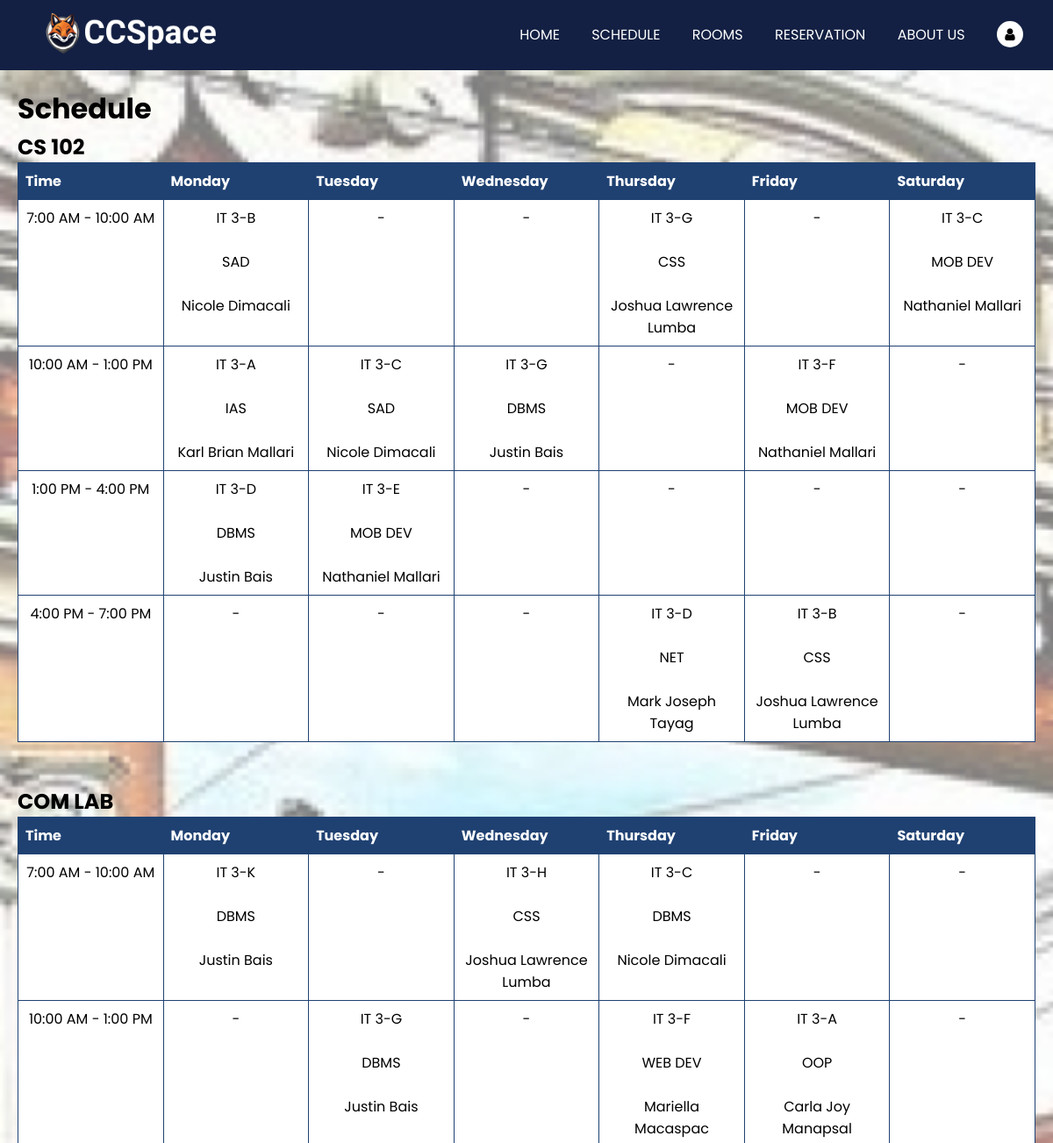
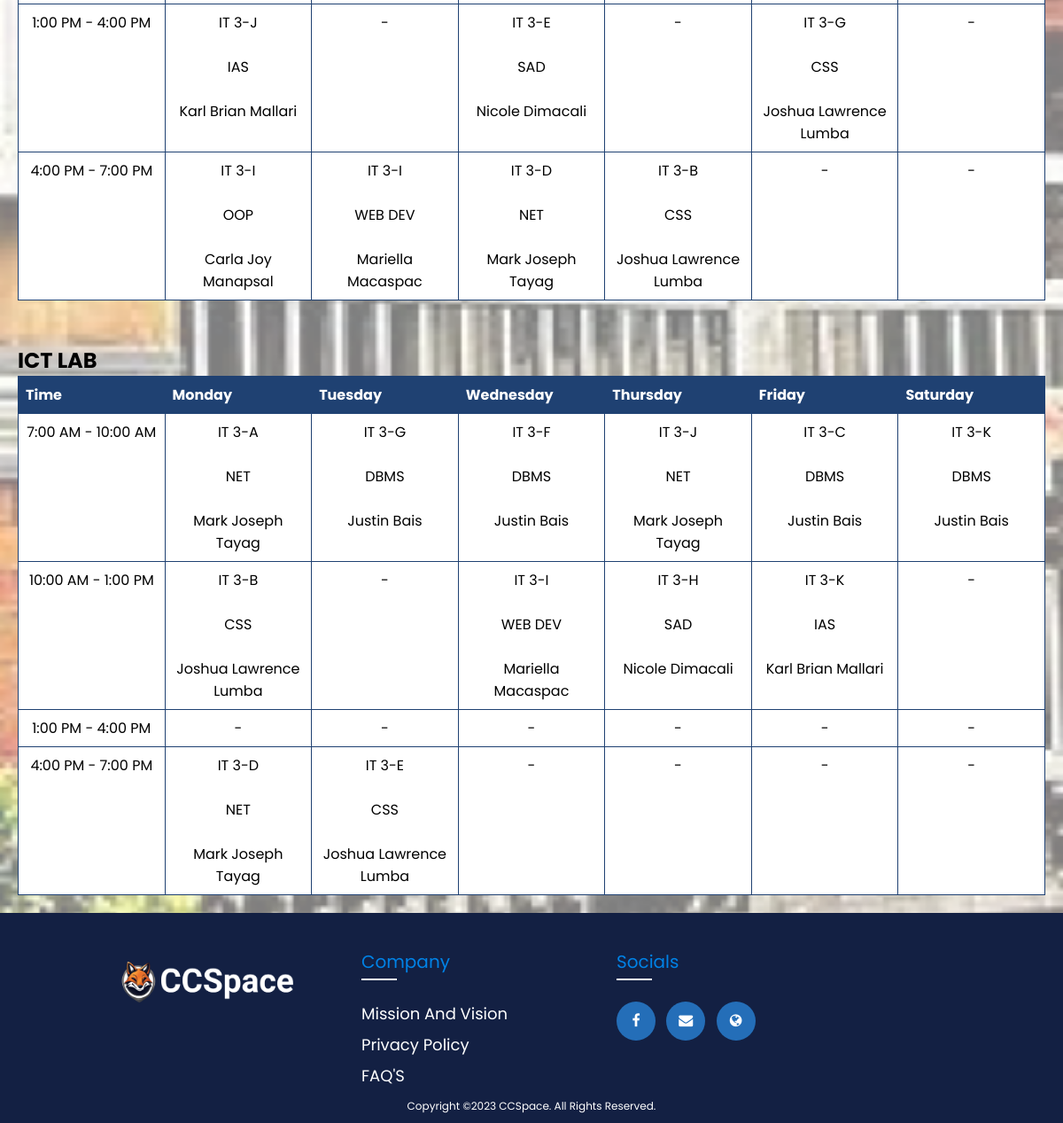
Page /main/schedule.php (signed in) on the committed database (2 pictures, top to bottom).
### tables this page shows
CREATE TABLE `ccs_schedule` (
  `schedule_id` int(11) NOT NULL,
  `prof_name` varchar(50) DEFAULT NULL,
  `room` varchar(20) DEFAULT NULL,
  `subject` varchar(20) DEFAULT NULL,
  `section` varchar(20) DEFAULT NULL,
  `sched_day` int(11) DEFAULT NULL,
  `time_start` time DEFAULT NULL,
  `time_end` time DEFAULT NULL
);

### main/schedule.php (the view, shortened to what this page needs)
<?php
    require_once '../configuration/dbcon.php';
try{
    if(isset($_SESSION['ccs_id'])){
        $sql = "SELECT * FROM ccs_schedule WHERE room = 'CS 102' AND time_start = '7:00' ORDER BY sched_day ASC";
        $stmt = $pdo->prepare($sql);
        $stmt->execute();
        $csseven = $stmt->fetchAll(PDO::FETCH_ASSOC);
        $sql = "SELECT * FROM ccs_schedule WHERE room = 'CS 102' AND time_start = '10:00' ORDER BY sched_day ASC";
        $stmt = $pdo->prepare($sql);
        $stmt->execute();
        $csten = $stmt->fetchAll(PDO::FETCH_ASSOC);
        $sql = "SELECT * FROM ccs_schedule WHERE room = 'CS 102' AND time_start = '13:00' ORDER BY sched_day ASC";
        $stmt = $pdo->prepare($sql);
        $stmt->execute();
        $csone = $stmt->fetchAll(PDO::FETCH_ASSOC);
        $sql = "SELECT * FROM ccs_schedule WHERE room = 'CS 102' AND time_start = '16:00' ORDER BY sched_day ASC";
        $stmt = $pdo->prepare($sql);
        $stmt->execute();
        $csfour = $stmt->fetchAll(PDO::FETCH_ASSOC);
        $sql = "SELECT * FROM ccs_schedule WHERE room = 'COM LAB' AND time_start = '7:00' ORDER BY sched_day ASC";
        $stmt = $pdo->prepare($sql);
        $stmt->execute();
        $comseven = $stmt->fetchAll(PDO::FETCH_ASSOC);
        $sql = "SELECT * FROM ccs_schedule WHERE room = 'COM LAB' AND time_start = '10:00' ORDER BY sched_day ASC";
        $stmt = $pdo->prepare($sql);
        $stmt->execute();
        $comten = $stmt->fetchAll(PDO::FETCH_ASSOC);
        $sql = "SELECT * FROM ccs_schedule WHERE room = 'COM LAB' AND time_start = '13:00' ORDER BY sched_day ASC";
        $stmt = $pdo->prepare($sql);
        $stmt->execute();
        $comone = $stmt->fetchAll(PDO::FETCH_ASSOC);
        $sql = "SELECT * FROM ccs_schedule WHERE room = 'COM LAB' AND time_start = '16:00' ORDER BY sched_day ASC";
        $stmt = $pdo->prepare($sql);
        $stmt->execute();
        $comfour = $stmt->fetchAll(PDO::FETCH_ASSOC);
        $sql = "SELECT * FROM ccs_schedule WHERE room = 'ICT LAB' AND time_start = '7:00' ORDER BY sched_day ASC";
        $stmt = $pdo->prepare($sql);
        $stmt->execute();
        $ictseven = $stmt->fetchAll(PDO::FETCH_ASSOC);
        $sql = "SELECT * FROM ccs_schedule WHERE room = 'ICT LAB' AND time_start = '10:00' ORDER BY sched_day ASC";
        $stmt = $pdo->prepare($sql);
        $stmt->execute();
        $ictten = $stmt->fetchAll(PDO::FETCH_ASSOC);
        $sql = "SELECT * FROM ccs_schedule WHERE room = 'ICT LAB' AND time_start = '13:00' ORDER BY sched_day ASC";
        $stmt = $pdo->prepare($sql);
        $stmt->execute();
        $ictone = $stmt->fetchAll(PDO::FETCH_ASSOC);
        $sql = "SELECT * FROM ccs_schedule WHERE room = 'ICT LAB' AND time_start = '16:00' ORDER BY sched_day ASC";
        $stmt = $pdo->prepare($sql);
        $stmt->execute();
        $ictfour = $stmt->fetchAll(PDO::FETCH_ASSOC);
    }
    else{
        header("Location: ../index.php");
    }
}
catch(PDOException $e){
    $error_log = "Error: " . $e->getMessage();
    echo '<script>alert("' . $error_log . '"); window.location.href = "../index.php";</script>';
    exit();
}
?>
<!DOCTYPE html>
<html lang="en">
<head>
    <link rel="stylesheet" href="https://stackpath.bootstrapcdn.com/font-awesome/4.7.0/css/font-awesome.min.css">
    <link rel="stylesheet" href="../styles/nav-footer.css">
</head>
<body>
    <?php require '../navigation/profile-nav.php';?>
        <main>
        <div class="content">
            <div class="title">
                <div class="title-left">
                    <h1>Schedule</h1>
                </div>
            </div>
            <table class="schedule">
                <h2>CS 102</h2>
                <thead>
                    <th>Time</th>
                    <th>Monday</th>
                    <th>Tuesday</th>
                    <th>Wednesday</th>
                    <th>Thursday</th>
                    <th>Friday</th>
                    <th>Saturday</th>
                </thead>
                <tbody>
                <?php
                    $times = array(
                        "7:00 AM - 10:00 AM",
                        "10:00 AM - 1:00 PM",
                        "1:00 PM - 4:00 PM",
                        "4:00 PM - 7:00 PM"
                    );
                    foreach ($times as $time) {
                        echo "<tr>";
                        echo "<td style='width: 100px'><p>{$time}</p></td>";
                        $days = array(1, 2, 3, 4, 5, 6);
                        foreach ($days as $day) {
                            $found = false;
                            if ($time == "7:00 AM - 10:00 AM"){
                                foreach ($csseven as $schedule) {
                                    if ($schedule['sched_day'] == $day) {
                                        echo "<td><p>{$schedule['section']}</p> <br> <p>{$schedule['subject']}</p> <br> <p>{$schedule['prof_name']}</p></td>";
                                        $found = true;
                                        break;
                                    }
                                }
                            }
                            elseif ($time == "10:00 AM - 1:00 PM"){
                                foreach ($csten as $schedule) {
                                    if ($schedule['sched_day'] == $day) {
                                        echo "<td><p>{$schedule['section']}</p> <br> <p>{$schedule['subject']}</p> <br> <p>{$schedule['prof_name']}</p></td>";
                                        $found = true;
                                        break;
                                    }
                                }
                            }
                            elseif ($time == "1:00 PM - 4:00 PM"){
                                foreach ($csone as $schedule) {
                                    if ($schedule['sched_day'] == $day) {
                                        echo "<td><p>{$schedule['section']}</p> <br> <p>{$schedule['subject']}</p> <br> <p>{$schedule['prof_name']}</p></td>";
                                        $found = true;
                                        break;
                                    }
                                }
                            }
                            elseif ($time == "4:00 PM - 7:00 PM"){
                                foreach ($csfour as $schedule) {
                                    if ($schedule['sched_day'] == $day) {
                                        echo "<td><p>{$schedule['section']}</p> <br> <p>{$schedule['subject']}</p> <br> <p>{$schedule['prof_name']}</p></td>";
                                        $found = true;
                                        break;
                                    }
                                }
                            }
                            if (!$found) {
                                echo "<td><p>-</p></td>";
                            }
                        }
                        echo "</tr>";
                    }
                ?>
                </tbody>
            </table>
            <table class="schedule">
                <h2>COM LAB</h2>
                <thead>
                    <th>Time</th>
                    <th>Monday</th>
                    <th>Tuesday</th>
                    <th>Wednesday</th>
                    <th>Thursday</th>
                    <th>Friday</th>
                    <th>Saturday</th>
                </thead>
                <tbody>
                <?php
                    $times = array(
                        "7:00 AM - 10:00 AM",
                        "10:00 AM - 1:00 PM",
                        "1:00 PM - 4:00 PM",
                        "4:00 PM - 7:00 PM"
                    );
                    foreach ($times as $time) {
                        echo "<tr>";
                        echo "<td style='width: 100px'><p>{$time}</p></td>";
                        $days = array(1, 2, 3, 4, 5, 6);
                        foreach ($days as $day) {
                            $found = false;
                            if ($time == "7:00 AM - 10:00 AM"){
                                foreach ($comseven as $schedule) {
                                    if ($schedule['sched_day'] == $day) {
                                        echo "<td><p>{$schedule['section']}</p> <br> <p>{$schedule['subject']}</p> <br> <p>{$schedule['prof_name']}</p></td>";
                                        $found = true;
                                        break;
                                    }
                                }
                            }
                            elseif ($time == "10:00 AM - 1:00 PM"){
                                foreach ($comten as $schedule) {
                                    if ($schedule['sched_day'] == $day) {
                                        echo "<td><p>{$schedule['section']}</p> <br> <p>{$schedule['subject']}</p> <br> <p>{$schedule['prof_name']}</p></td>";
                                        $found = true;
                                        break;
                                    }
                                }
                            }
                            elseif ($time == "1:00 PM - 4:00 PM"){
                                foreach ($comone as $schedule) {
                                    if ($schedule['sched_day'] == $day) {
                                        echo "<td><p>{$schedule['section']}</p> <br> <p>{$schedule['subject']}</p> <br> <p>{$schedule['prof_name']}</p></td>";
                                        $found = true;
                                        break;
                                    }
                                }
                            }
                            elseif ($time == "4:00 PM - 7:00 PM"){
                                foreach ($comfour as $schedule) {
                                    if ($schedule['sched_day'] == $day) {
                                        echo "<td><p>{$schedule['section']}</p> <br> <p>{$schedule['subject']}</p> <br> <p>{$schedule['prof_name']}</p></td>";
                                        $found = true;
                                        break;
                                    }
                                }
                            }
                            if (!$found) {
                                echo "<td><p>-</p></td>";
                            }
                        }
                        echo "</tr>";
                    }
                ?>
                </tbody>
            </table>
            <table class="schedule">
            <h2>ICT LAB</h2>
                <thead>
                    <th>Time</th>
                    <th>Monday</th>
                    <th>Tuesday</th>
                    <th>Wednesday</th>
                    <th>Thursday</th>
                    <th>Friday</th>
                    <th>Saturday</th>
                </thead>
                <tbody>
                <?php
                    $times = array(
                        "7:00 AM - 10:00 AM",
                        "10:00 AM - 1:00 PM",
                        "1:00 PM - 4:00 PM",
                        "4:00 PM - 7:00 PM"
                    );
                    foreach ($times as $time) {
                        echo "<tr>";
                        echo "<td style='width: 100px'><p>{$time}</p></td>";
                        $days = array(1, 2, 3, 4, 5, 6);
                        foreach ($days as $day) {
                            $found = false;
                            if ($time == "7:00 AM - 10:00 AM"){
                                foreach ($ictseven as $schedule) {
                                    if ($schedule['sched_day'] == $day) {
                                        echo "<td><p>{$schedule['section']}</p> <br> <p>{$schedule['subject']}</p> <br> <p>{$schedule['prof_name']}</p></td>";
                                        $found = true;
                                        break;
                                    }
                                }
                            }
                            elseif ($time == "10:00 AM - 1:00 PM"){
                                foreach ($ictten as $schedule) {
                                    if ($schedule['sched_day'] == $day) {
                                        echo "<td><p>{$schedule['section']}</p> <br> <p>{$schedule['subject']}</p> <br> <p>{$schedule['prof_name']}</p></td>";
                                        $found = true;
                                        break;
                                    }
                                }
                            }
                            elseif ($time == "1:00 PM - 4:00 PM"){
                                foreach ($ictone as $schedule) {
                                    if ($schedule['sched_day'] == $day) {
                                        echo "<td><p>{$schedule['section']}</p> <br> <p>{$schedule['subject']}</p> <br> <p>{$schedule['prof_name']}</p></td>";
                                        $found = true;
                                        break;
                                    }
                                }
                            }
                            elseif ($time == "4:00 PM - 7:00 PM"){
                                foreach ($ictfour as $schedule) {
                                    if ($schedule['sched_day'] == $day) {
                                        echo "<td><p>{$schedule['section']}</p> <br> <p>{$schedule['subject']}</p> <br> <p>{$schedule['prof_name']}</p></td>";
                                        $found = true;
                                        break;
                                    }
                                }
                            }
                            if (!$found) {
                                echo "<td><p>-</p></td>";
                            }
                        }
                        echo "</tr>";
                    }
                ?>
                </tbody>
            </table>
        </div>
        </main>
    <?php require '../navigation/main-footer.php'; ?>
</body>
</html>

### styles/nav-footer.css (style rules this page uses)
* { font-family: 'Poppins', 'sans-serif'; margin: 0; padding: 0; text-decoration: none; outline: none; list-style: none; box-sizing: border-box; text-transform: capitalize; }
main { display: flex; align-items: center; justify-content: center; margin-top: 0; width: 100%; height: auto; min-height: 80vh; background-image: url('../img/dhvsubg.png'); background-attachment: fixed; background-position: center; background-repeat: no-repeat; background-size: cover; }
@media (min-width: 859px) and (max-width: 1200px) { main { min-height: 70vh; } }

### main/schedule.php (style rules this page uses)
.title { height: auto; width: 100%; margin-bottom: 25px; }
.title-left { float: left; }
.content { padding: 20px; height: auto; }
.content h2 { margin-top: 50px; }
table { border-collapse: collapse; width: 100%; table-layout: fixed; }
thead { background-color: #1F4172; }
tbody { background-color: #fff; }
th, td { border: 1px solid #1F4172; text-align: left; padding: 8px; }
th { background-color: #1F4172; border: 1px solid #1F4172; color: white; }
.schedule td { vertical-align: top; text-align: center; }

### rows in the picture
ccs_schedule: section "IT 3-B", subject "SAD", prof_name "Nicole Dimacali"
ccs_schedule: section "IT 3-G", subject "CSS", prof_name "Joshua Lawrence Lumba"
ccs_schedule: section "IT 3-C", subject "MOB DEV", prof_name "Nathaniel Mallari"
ccs_schedule: section "IT 3-A", subject "IAS", prof_name "Karl Brian Mallari"
ccs_schedule: section "IT 3-C", subject "SAD", prof_name "Nicole Dimacali"
ccs_schedule: section "IT 3-G", subject "DBMS", prof_name "Justin Bais"
ccs_schedule: section "IT 3-F", subject "MOB DEV", prof_name "Nathaniel Mallari"
ccs_schedule: section "IT 3-D", subject "DBMS", prof_name "Justin Bais"
ccs_schedule: section "IT 3-E", subject "MOB DEV", prof_name "Nathaniel Mallari"
ccs_schedule: section "IT 3-D", subject "NET", prof_name "Mark Joseph Tayag"
ccs_schedule: section "IT 3-B", subject "CSS", prof_name "Joshua Lawrence Lumba"
ccs_schedule: section "IT 3-K", subject "DBMS", prof_name "Justin Bais"
ccs_schedule: section "IT 3-H", subject "CSS", prof_name "Joshua Lawrence Lumba"
ccs_schedule: section "IT 3-C", subject "DBMS", prof_name "Nicole Dimacali"
ccs_schedule: section "IT 3-G", subject "DBMS", prof_name "Justin Bais"
ccs_schedule: section "IT 3-F", subject "WEB DEV", prof_name "Mariella Macaspac"
ccs_schedule: section "IT 3-A", subject "OOP", prof_name "Carla Joy Manapsal"
ccs_schedule: section "IT 3-J", subject "IAS", prof_name "Karl Brian Mallari"
ccs_schedule: section "IT 3-E", subject "SAD", prof_name "Nicole Dimacali"
ccs_schedule: section "IT 3-G", subject "CSS", prof_name "Joshua Lawrence Lumba"
ccs_schedule: section "IT 3-I", subject "OOP", prof_name "Carla Joy Manapsal"
ccs_schedule: section "IT 3-I", subject "WEB DEV", prof_name "Mariella Macaspac"
ccs_schedule: section "IT 3-D", subject "NET", prof_name "Mark Joseph Tayag"
ccs_schedule: section "IT 3-B", subject "CSS", prof_name "Joshua Lawrence Lumba"
ccs_schedule: section "IT 3-A", subject "NET", prof_name "Mark Joseph Tayag"
ccs_schedule: section "IT 3-G", subject "DBMS", prof_name "Justin Bais"
ccs_schedule: section "IT 3-F", subject "DBMS", prof_name "Justin Bais"
ccs_schedule: section "IT 3-J", subject "NET", prof_name "Mark Joseph Tayag"
ccs_schedule: section "IT 3-C", subject "DBMS", prof_name "Justin Bais"
ccs_schedule: section "IT 3-K", subject "DBMS", prof_name "Justin Bais"
ccs_schedule: section "IT 3-B", subject "CSS", prof_name "Joshua Lawrence Lumba"
ccs_schedule: section "IT 3-I", subject "WEB DEV", prof_name "Mariella Macaspac"
ccs_schedule: section "IT 3-H", subject "SAD", prof_name "Nicole Dimacali"
ccs_schedule: section "IT 3-K", subject "IAS", prof_name "Karl Brian Mallari"
ccs_schedule: section "IT 3-D", subject "NET", prof_name "Mark Joseph Tayag"
ccs_schedule: section "IT 3-E", subject "CSS", prof_name "Joshua Lawrence Lumba"

### other values in the picture
$time "7:00 AM - 10:00 AM"
$time "10:00 AM - 1:00 PM"
$time "1:00 PM - 4:00 PM"
$time "4:00 PM - 7:00 PM"
